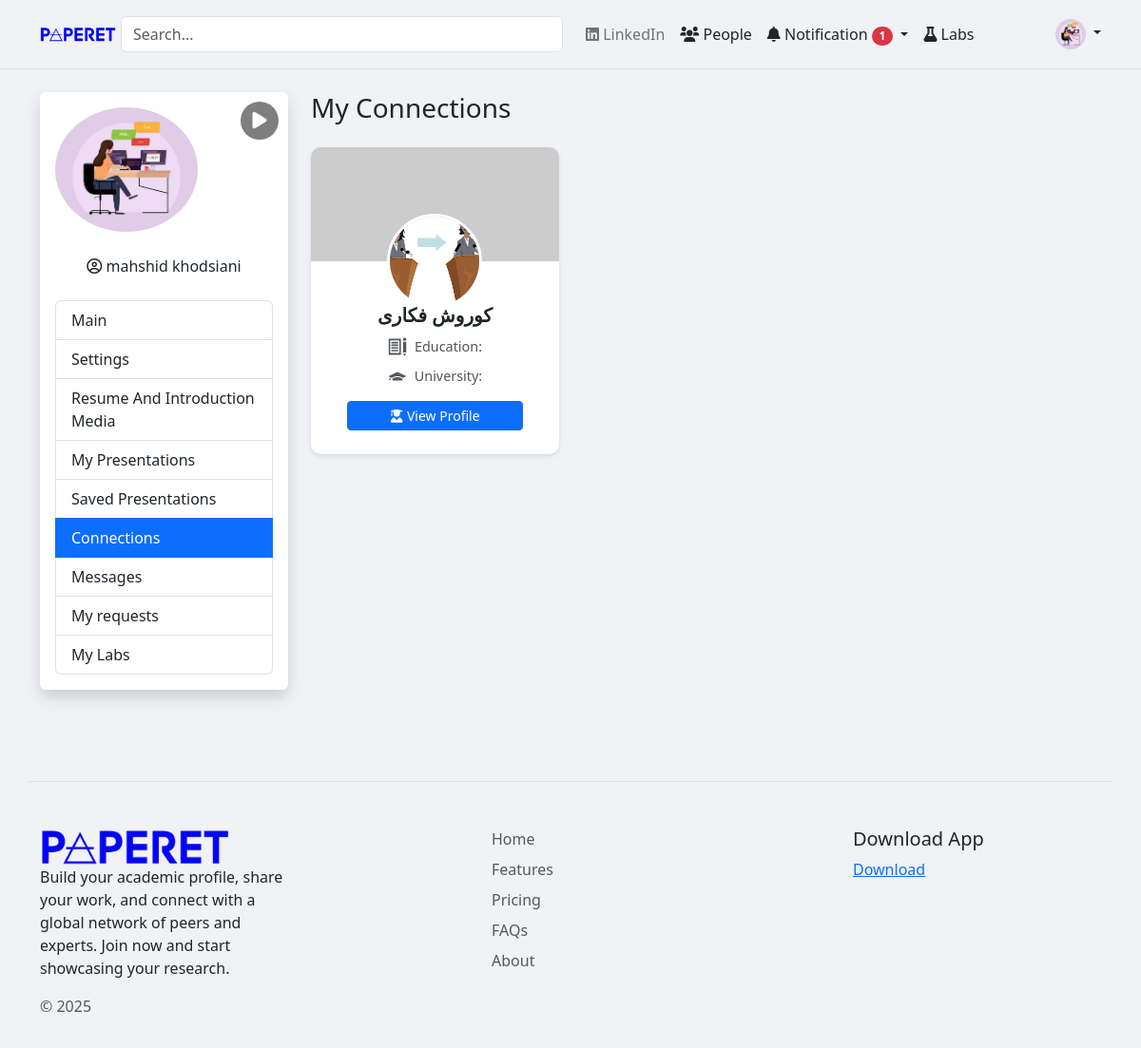
Page /profile/saved_peoples.php (signed in) on the committed database.
### tables this page shows
CREATE TABLE `users` (
  `id` int(12) NOT NULL,
  `name` varchar(255) DEFAULT NULL,
  `family` varchar(255) DEFAULT NULL,
  `email` varchar(255) DEFAULT NULL,
  `password` varchar(255) DEFAULT NULL,
  `reset_code` varchar(255) DEFAULT NULL,
  `reset_code_expires_at` datetime DEFAULT NULL,
  `google_id` varchar(255) DEFAULT NULL,
  `is_google_user` tinyint(1) DEFAULT 0,
  `profile_pic` varchar(255) DEFAULT NULL,
  `cover_photo` varchar(255) DEFAULT NULL,
  `is_active` tinyint(1) NOT NULL DEFAULT 0,
  `email_verification_token` varchar(255) DEFAULT NULL,
  `university` varchar(255) DEFAULT NULL,
  `birthdate` date DEFAULT NULL,
  `education` varchar(255) DEFAULT NULL,
  `workplace` varchar(255) DEFAULT NULL,
  `meeting_info` text DEFAULT NULL,
  `linkedin_url` varchar(255) DEFAULT NULL,
  `x_url` varchar(255) DEFAULT NULL,
  `google_scholar_url` varchar(255) DEFAULT NULL,
  `github_url` varchar(255) DEFAULT NULL,
  `website_url` varchar(255) DEFAULT NULL,
  `custom_profile_link` varchar(255) DEFAULT NULL,
  `availability_status` enum('available','busy','meeting_link','google_calendar_embed') DEFAULT 'available',
  `meeting_link` varchar(255) DEFAULT NULL,
  `google_calendar` varchar(255) DEFAULT NULL,
  `resume_pdf_path` varchar(255) DEFAULT NULL,
  `intro_video_path` varchar(255) DEFAULT NULL,
  `last_resume_update` varchar(255) DEFAULT NULL,
  `hide_resume` int(1) NOT NULL DEFAULT 0,
  `biography` longtext DEFAULT NULL,
  `created_at` timestamp NOT NULL DEFAULT current_timestamp(),
  `updated_at` timestamp NOT NULL DEFAULT current_timestamp() ON UPDATE current_timestamp()
);

### profile/saved_peoples.php (the view, shortened to what this page needs)
<?php
$current_user_id = null;
if (isset($_SESSION['user_data']['id'])) {
    $current_user_id = $_SESSION['user_data']['id'];
} else {
    header("Location: ../login.php");
    exit();
}
?>
<!DOCTYPE html>
<html lang="en" dir="ltr">
<head>
    <link href="https://cdn.jsdelivr.net/npm/bootstrap@5.3.0/dist/css/bootstrap.min.css" rel="stylesheet">
    <link rel="stylesheet" href="https://cdnjs.cloudflare.com/ajax/libs/font-awesome/6.0.0-beta3/css/all.min.css">
</head>
<body>
    <?php
    include 'header.php';
    ?>
    <div class="container mt-4">
        <div class="row">
            <?php
            include 'sidebar.php';
            ?>
            <div class="col-md-9">
                <h3 class="mb-4">My Connections</h3>
                <div class="row">
                    <?php
                    try {
                        $sql = "SELECT
                                    CASE
                                        WHEN c.sender_id = ? THEN c.receiver_id
                                        ELSE c.sender_id
                                    END AS connected_user_id
                                FROM connections c
                                WHERE (c.sender_id = ? OR c.receiver_id = ?)
                                AND c.status = 'accepted'";
                        $stmt = $conn->prepare($sql);
                        $stmt->bind_param("iii", $current_user_id, $current_user_id, $current_user_id);
                        $stmt->execute();
                        $result = $stmt->get_result();
                        $connected_user_ids = [];
                        while ($row = $result->fetch_assoc()) {
                            $connected_user_ids[] = $row['connected_user_id'];
                        }
                        if (!empty($connected_user_ids)) {
                            $ids_string = implode(',', array_map('intval', $connected_user_ids));
                            $sql_users = "SELECT id, name, family, education, university, profile_pic FROM users WHERE id IN ($ids_string)";
                            $result_users = $conn->query($sql_users);
                            if ($result_users && $result_users->num_rows > 0) {
                                while ($row_user = $result_users->fetch_assoc()) {
                                    $target_user_id = $row_user["id"];
                                    $fullName = htmlspecialchars($row_user["name"] . " " . $row_user["family"]);
                                    $education = htmlspecialchars($row_user["education"] ?? 'نامشخص');
                                    $university = htmlspecialchars($row_user["university"] ?? 'نامشخص');
                                    $profilePic = htmlspecialchars($row_user["profile_pic"] ?? 'https://via.placeholder.com/100');
                                    $coverPic = 'https://via.placeholder.com/800x450';
                                    $profileLink = "../people/profile.php?id=" . (int)$target_user_id;
                    ?>
                                    <div class="col-lg-4 col-md-6 col-sm-12 mb-4">
                                        <div class="user-card">
                                            <img src="<?= $coverPic ?>" class="cover-image" alt="Cover Image">
                                            <img src="<?= $profilePic ?>" class="profile-picture" alt="Profile Picture">
                                            <div class="card-body-custom">
                                                <h5 class="card-title-custom"><?= $fullName ?></h5>
                                                <div class="icon-text">
                                                    <span>Education: <?= $education ?></span>
                                                </div>
                                                <div class="icon-text">
                                                    <span>University: <?= $university ?></span>
                                                </div>
                                                <a href="<?= $profileLink ?>" class="btn btn-primary btn-sm btn-custom"><i class="fas fa-user-graduate"></i> View Profile</a>
                                            </div>
                                        </div>
                                    </div>
                    <?php
                                }
                            } else {
                                echo "<div class='col-12 text-center'><p>No user details found for your connections.</p></div>";
                            }
                        } else {
                            echo "<div class='col-12 text-center'><p>You don't have any accepted connections yet.</p></div>";
                        }
                    } catch (Exception $e) {
                        error_log("Query error in saved-peoples.php: " . $e->getMessage());
                        echo "<div class='col-12 alert alert-danger'>Error loading connections. Please try again later.</div>";
                    } finally {
                        if ($conn instanceof mysqli) {
                            $conn->close();
                        }
                    }
                    ?>
                </div>
            </div>
        </div>
    </div>
    <?php include "footer.php"; ?>
</body>
</html>

### profile/saved_peoples.php (style rules this page uses)
body { background-color: #f0f2f5; }
.user-card { background-color: #fff; border-radius: 10px; box-shadow: 0 2px 4px rgba(0, 0, 0, 0.1); margin-bottom: 20px; overflow: hidden; text-align: center; }
.cover-image { width: 100%; height: 120px; object-fit: cover; }
.profile-picture { width: 100px; height: 100px; border-radius: 50%; object-fit: cover; border: 3px solid #fff; margin-top: -50px; position: relative; z-index: 1; }
.card-body-custom { padding: 15px; margin-top: -20px; }
.card-title-custom { font-size: 1.25rem; font-weight: bold; margin-bottom: 5px; }
.icon-text { display: flex; align-items: center; justify-content: center; margin-top: 10px; font-size: 0.9rem; color: #555; }
.icon-text svg { width: 20px; height: 20px; margin-right: 8px; fill: #54595F; }
.btn-custom { width: 80%; margin-top: 15px; margin-bottom: 10px; }

### rows in the picture
users: profile_pic (picture), fullName "کوروش فکاری"

### other values in the picture
safe($unread_message_count + $pending_requests_count) "1"
